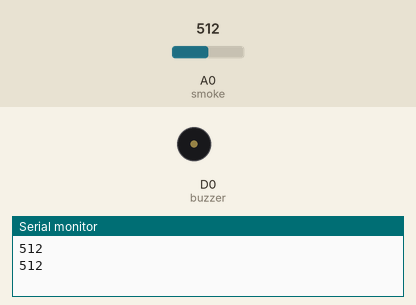
Bench run of a sketch on a simulated ESP8266 (NodeMCU). Shown: buzzer (waves = sounding), the last lines printed to the serial monitor. The inputs (shaded band) are chosen by the test bench; at power-on: A0 (smoke) = 512.

Above: at 1.8 s.
1.9 s: A0 (smoke) set to 17
5.4 s: A0 (smoke) set to 13
At 6.5 s:
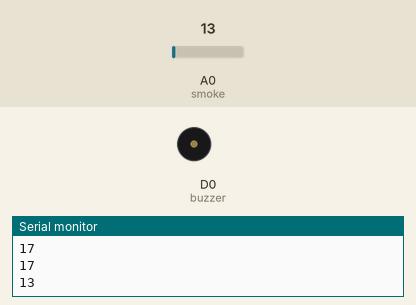
Timing chart, 0 to 8.4 s (numbered marks = the images above; inputs shaded):
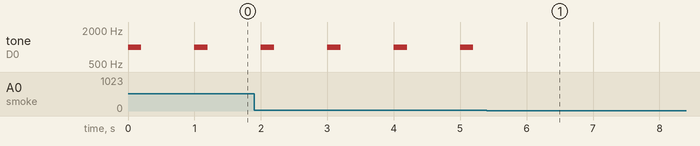

The sketch:

mq2.ino
```cpp
//VCC 3V
//ANALOG

int smoke =A0;
int output;
int buzzer =D0;
int thres =15;

void setup(){

  Serial.begin(9600);
  pinMode(smoke,INPUT);
  pinMode(buzzer,OUTPUT);
  }

 void loop(){

  output=analogRead(smoke);
  Serial.println(output);
  if(output>thres){
    //tone(buzzer, time, freq);
    tone(buzzer, 1000, 200);
    }
  else{
    noTone(buzzer);
    delay(1000);}
    delay(1000);
    }
```

Measured:
- the behaviour switches between 16 and 15 on A0 (smoke) (found by bisection; images 0 and 1)
- after the input at 5.4 s, tone on D0 (buzzer): stops changing and stays silent
- by itself, tone on D0 (buzzer): alternates 1000 Hz for 0.20 s and silent for 0.80 s
